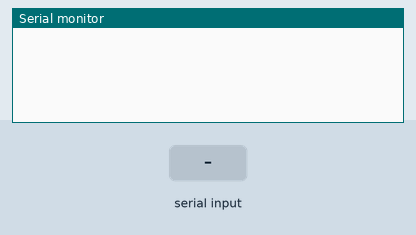
A sketch run on a simulated Arduino Uno, built with avr-gcc and run on an emulated ATmega328P. Shown: the last lines printed to the serial monitor. The inputs (shaded band) are chosen by the test bench.

Above: at 1.2 s.
1.3 s: "1" received over Serial
At 2.6 s:
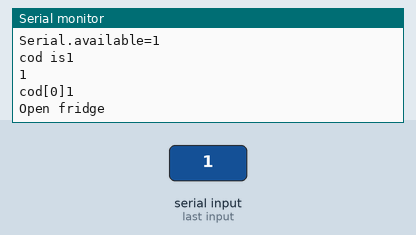
2.9 s: "2" received over Serial
At 4.1 s:
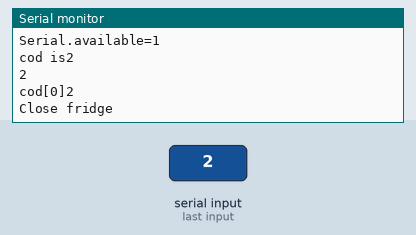
4.5 s: "0" received over Serial
At 6.1 s:
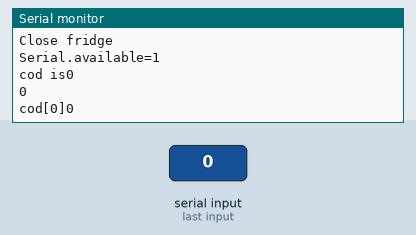

The sketch:

ardreceive.ino
```cpp
String cod="";
char line[500]="";
void setup(){

  Serial.begin(9600);
  while(Serial.read()>=0){} //clear serialbuffer

}

void loop(){


while (Serial.available()>0){
  delay (100);
  int numdata=Serial.available();
  Serial.print("Serial.available=");
  Serial.println(numdata);

  cod+=char(Serial.read());
  Serial.print("cod is");
  Serial.println(cod);
  delay(50);

//while (Serial.read()>=0){} // clear serial buffer

}
if (cod.length()>0){

  Serial.println(cod);
  Serial.print("cod[0]");
  Serial.println(cod[0]);

if (cod[0]=='1'){

  Serial.println("Open fridge");

}

else if (cod[0]=='2'){

  Serial.println("Close fridge");

}

cod="";
}

}
```

Measured:
- after the input at 1.3 s, the serial monitor: prints a new line after 0.10 s (image 1)
- after the input at 2.9 s, the serial monitor: prints a new line after 0.12 s (image 2)
- after the input at 4.5 s, the serial monitor: prints a new line after 0.12 s (image 3)
